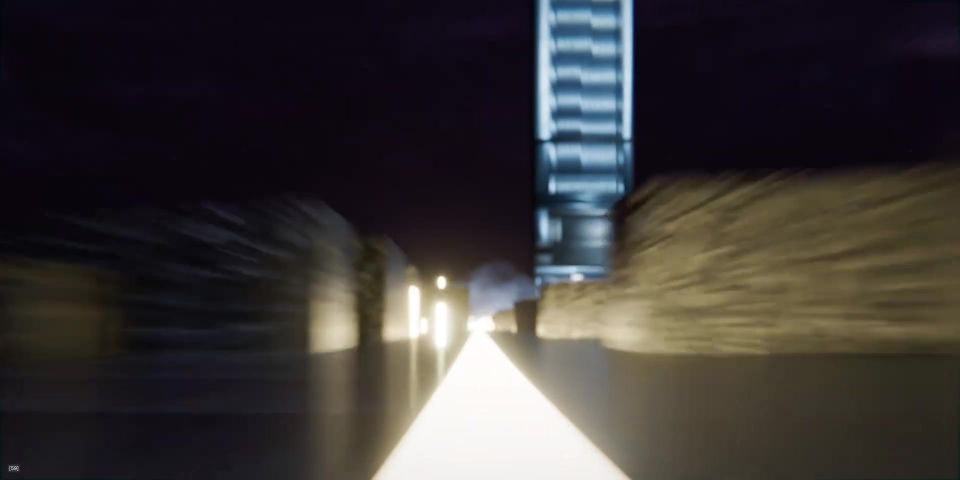
#> input picture shots/server_to_hansa/refs/M4_datarun.jpg, 1920 x 960 px (shown at 1/2 size)
$ python -i metrics.py   (imports and definitions only)
#> lines starting #> are read from the running program, lines starting #| are printed output that depends on the picture
"""Look-agnostic image metrics — what to check is DERIVED from the reference.

The pipeline must generalise across shots that share nothing: a grey rack on a bare
floor, a green particle tower over a city, a street-level run. Enumerating "check glow
here, check the city there" per shot does not scale and is exactly the knowledge nobody
has up front.

So: compute the SAME vector on the reference and on the render, and let the deltas say
what matters. A metric where the reference is unremarkable tells you nothing; a metric
where the render diverges hard is the defect, whatever the subject happens to be.

Every metric here was added because it caught a real defect by hand:

    exposure_mean     barrel_roll M1 rendered mean 81 against a measured target of 53
                      and no critic mentioned it in any round
    halation          server_to_hansa M2 type had a 5.6x glow:core halo (ref 3.3x)
                      while the city had none — one bloom setting, two wrong answers
    detail            M5 gradient energy 2.72 vs ref 3.99: everything one smooth shape
    points            M5 horizon had 26 distinct lights; the reference has 114
    chroma_spread     every window the same colour (sigma 0.37) vs a real mix (16.4)
    streak_continuity fast motion ghosting into discrete copies instead of smearing,
                      on BOTH shots — a render setting, not a shot bug
    structure_*       flat fog-wall skies vs wispy structured cloud
"""

from __future__ import annotations

import os
from dataclasses import dataclass

from PIL import Image

# metric -> (relative tolerance, blocking?, human hint about which direction is "more")
SPEC: dict[str, tuple[float, bool, str]] = {
    "exposure_mean":     (0.30, True,  "overall brightness"),
    "clipped_pct":       (0.50, False, "blown highlights"),
    "black_pct":         (0.30, False, "crushed blacks"),
    "detail":            (0.35, True,  "high-frequency detail at every scale"),
    "points":            (0.50, True,  "distinct small light sources"),
    "halation":          (0.50, False, "glow spread around hot cores"),
    "halation_top":      (0.55, False, "glow spread, upper third"),
    "halation_mid":      (0.55, False, "glow spread, middle third"),
    "halation_bot":      (0.55, False, "glow spread, lower third"),
    "chroma_spread":     (0.50, False, "colour variety among lit elements"),
    "streak_continuity": (0.45, False, "smooth motion smear vs discrete ghost copies"),
    "detail_top":        (0.40, False, "detail in the upper third (sky/cloud structure)"),
    "detail_mid":        (0.40, False, "detail in the middle third"),
    "detail_bot":        (0.40, True,  "detail in the lower third (ground/city mass)"),
    "points_top":        (0.60, False, "light sources in the upper third"),
    "points_mid":        (0.60, False, "light sources in the middle third"),
    "points_bot":        (0.60, True,  "light sources in the lower third (city/horizon)"),
    "structure_top":     (0.45, False, "texture/structure in the upper third"),
    "structure_mid":     (0.45, False, "texture/structure in the middle third"),
    "structure_bot":     (0.45, False, "texture/structure in the lower third"),
}


def _prep(im: Image.Image, width: int = 960) -> Image.Image:
    if im.width != width:
        im = im.resize((width, max(1, round(im.height * width / im.width))))
    return im


# [15 lines left out: function look_pair, not called in this run]


# Reference plates do not change during a run, yet their metrics were recomputed on every
# comparison — refs/f100_city.jpg was re-derived ~6 times inside a single layer, each pass
# a full per-pixel walk. Keyed on (realpath, mtime_ns, size, width) so an edited or swapped
# plate is never served from a stale entry: silently comparing against the PREVIOUS version
# of a reference would be a far worse bug than the work this saves.
_VEC_CACHE: dict[tuple, dict[str, float]] = {}
_VEC_CACHE_MAX = 64


def look_vector(img: Image.Image | str, width: int = 960) -> dict[str, float]:
    """The full look vector for one frame. Resolution-normalised so a 1920x1080 render
    and a 1920x960 reference grab are comparable."""
#> called with width = 960
    key = None
    if isinstance(img, str):
        try:
            st = os.stat(img)
            key = (os.path.realpath(img), st.st_mtime_ns, st.st_size, width)
        except OSError:
            key = None                  # unreadable — let the open() below raise properly
        if key is not None and key in _VEC_CACHE:
            return dict(_VEC_CACHE[key])   # a copy; callers mutate look vectors
    im = _prep(Image.open(img).convert("RGB") if isinstance(img, str) else img.convert("RGB"), width)
#> in _prep, `im = im.resize((width, max(1, round(im.height * width / im.width))))`:
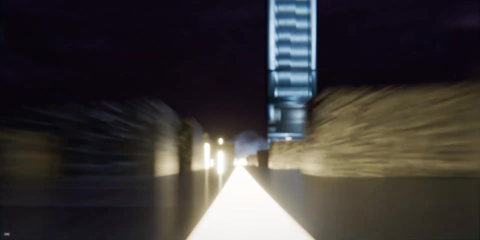
#> im: PIL image 960x480 RGB (shown at 1/2 size); mean R, G, B 58.9, 55.1, 54.2
    g = im.convert("L")
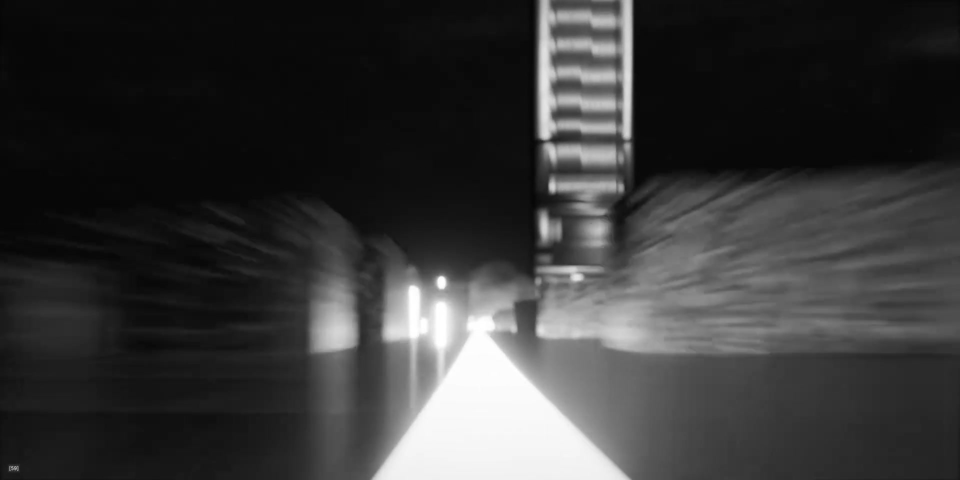
#> g: PIL image 960x480 L; min 5, max 255, mean 56.1
    W, H = g.size
    gp, cp = g.load(), im.load()
    n_px = W * H

    total = clipped = black = 0
    for y in range(0, H, 2):
        for x in range(0, W, 2):
            v = gp[x, y]
            total += v
            if v >= 250: clipped += 1
            elif v <= 4: black += 1
#> after the loop, black = 0; clipped = 1382; total = 6450563
    n = (H // 2 + H % 2) * (W // 2 + W % 2)
    out = {"exposure_mean": total / n,
           "clipped_pct": 100 * clipped / n,
           "black_pct": 100 * black / n}
#> out = {'exposure_mean': 55.99, 'clipped_pct': 1.2, 'black_pct': 0}

    # band structure (local variation per horizontal third)
    for name, (y0, y1) in (("top", (0, H // 3)), ("mid", (H // 3, 2 * H // 3)),
                           ("bot", (2 * H // 3, H))):
        vals = [gp[x, y] for y in range(y0, y1, 2) for x in range(0, W, 2)]
        m = sum(vals) / max(len(vals), 1)
        out[f"structure_{name}"] = (sum((v - m) ** 2 for v in vals) / max(len(vals), 1)) ** 0.5
#> this loop made 3 passes
#> m on passes 1 to 3: 22.76, 55.55, 89.67
#> after the loop, out = {'exposure_mean': 55.99, 'clipped_pct': 1.2, 'black_pct': 0, 'structure_top': 40.95, 'structure_mid': 46.77, 'structure_bot': 74.82}

    # detail: mean absolute gradient — one number for "is there information here"
    gx = gy = 0
    cnt = 0
    for y in range(0, H - 1, 2):
        for x in range(0, W - 1, 2):
            v = gp[x, y]
            gx += abs(gp[x + 1, y] - v); gy += abs(gp[x, y + 1] - v); cnt += 1
#> after the loop, cnt = 115200; gx = 93047; gy = 120137
    out["detail"] = (gx + gy) / max(cnt, 1)
    # Per-band detail and points. Whole-frame averages hide regional failures: M5's
    # horizon has 26 lights against the reference's 114, but our bright tower lifts the
    # frame average enough that nothing tripped until the bands were split out.
    for name, (y0, y1) in (("top", (0, H // 3)), ("mid", (H // 3, 2 * H // 3)),
                           ("bot", (2 * H // 3, H))):
        bg = bn = 0
        for y in range(y0, max(y0 + 1, y1 - 1), 2):
            for x in range(0, W - 1, 2):
                v = gp[x, y]
                bg += abs(gp[x + 1, y] - v) + abs(gp[x, y + 1] - v); bn += 1
        out[f"detail_{name}"] = bg / max(bn, 1)
        bp = 0
        for y in range(max(y0, 1), min(y1, H - 1)):
            for x in range(1, W - 1):
                v = gp[x, y]
                if v > 180 and v >= gp[x - 1, y] and v > gp[x + 1, y] \
                   and v >= gp[x, y - 1] and v > gp[x, y + 1]:
                    bp += 1
        out[f"points_{name}"] = bp * 1e6 / max((y1 - y0) * W, 1)
#> after the loop, out = 13 items
    # streak_continuity: horizontal smear kills HORIZONTAL gradients but keeps vertical
    # ones. Discrete ghost copies have hard vertical edges, so gx stays high. <1 = smeared.
    out["streak_continuity"] = gx / max(gy, 1)

    # points: distinct bright local maxima per megapixel — "how many separate lights"
    pts = 0
    for y in range(1, H - 1):
        for x in range(1, W - 1):
            v = gp[x, y]
            if v > 180 and v >= gp[x - 1, y] and v > gp[x + 1, y] \
               and v >= gp[x, y - 1] and v > gp[x, y + 1]:
                pts += 1
#> after the loop, pts = 393
    out["points"] = pts * 1e6 / n_px

    # halation: glow area per unit of hot core
    hot = halo = 0
    for y in range(0, H, 2):
        for x in range(0, W, 2):
            v = gp[x, y]
            if v >= 240: hot += 1
            elif v >= 120: halo += 1
#> after the loop, halo = 11125; hot = 4833
    out["halation"] = halo / hot if hot else 0.0
    for name, (y0, y1) in (("top", (0, H // 3)), ("mid", (H // 3, 2 * H // 3)),
                           ("bot", (2 * H // 3, H))):
        bh = bl = 0
        for y in range(y0, y1, 2):
            for x in range(0, W, 2):
                v = gp[x, y]
                if v >= 240: bh += 1
                elif v >= 120: bl += 1
        out[f"halation_{name}"] = bl / bh if bh else 0.0
#> after the loop, out = 19 items

    # chroma_spread: colour variety among LIT pixels (all-one-colour windows -> ~0)
    rb = [cp[x, y][0] - cp[x, y][2] for y in range(0, H, 3) for x in range(0, W, 3)
          if gp[x, y] > 60]
#> rb = 17084 values, max 61 at index 6711, min -93 at index 102, mean 16.25
    if len(rb) > 8:
        m = sum(rb) / len(rb)
#> m = 16.25
        out["chroma_spread"] = (sum((v - m) ** 2 for v in rb) / len(rb)) ** 0.5
    else:
        out["chroma_spread"] = 0.0
    vec = {k: round(v, 3) for k, v in out.items()}
#> vec = 20 items
    if key is not None:
        if len(_VEC_CACHE) >= _VEC_CACHE_MAX:
            _VEC_CACHE.pop(next(iter(_VEC_CACHE)))     # plain FIFO; refs are few
        _VEC_CACHE[key] = dict(vec)
    return vec


# Below this absolute difference a metric gap is noise, whatever the ratio says.
_FLOOR: dict[str, float] = {
    "exposure_mean": 6.0, "clipped_pct": 1.0, "black_pct": 5.0,
    "detail": 0.5, "detail_top": 0.5, "detail_mid": 0.5, "detail_bot": 0.5,
    "points": 200.0, "points_top": 200.0, "points_mid": 200.0, "points_bot": 200.0,
    "halation": 0.5, "halation_top": 0.8, "halation_mid": 0.8, "halation_bot": 0.8,
    "chroma_spread": 3.0, "streak_continuity": 0.15,
    "structure_top": 4.0, "structure_mid": 4.0, "structure_bot": 4.0,
}


@dataclass
class Delta:
    key: str
    got: float
    ref: float
    rel: float          # signed relative deviation
    blocking: bool
    hint: str

    # [42 lines left out: functions __str__, compare, report, not called in this run]

>>> result = look_vector('../shots/server_to_hansa/refs/M4_datarun.jpg')
#> result = 20 items

$ run again, on shots/server_to_hansa/refs/M1_staging_server.jpg
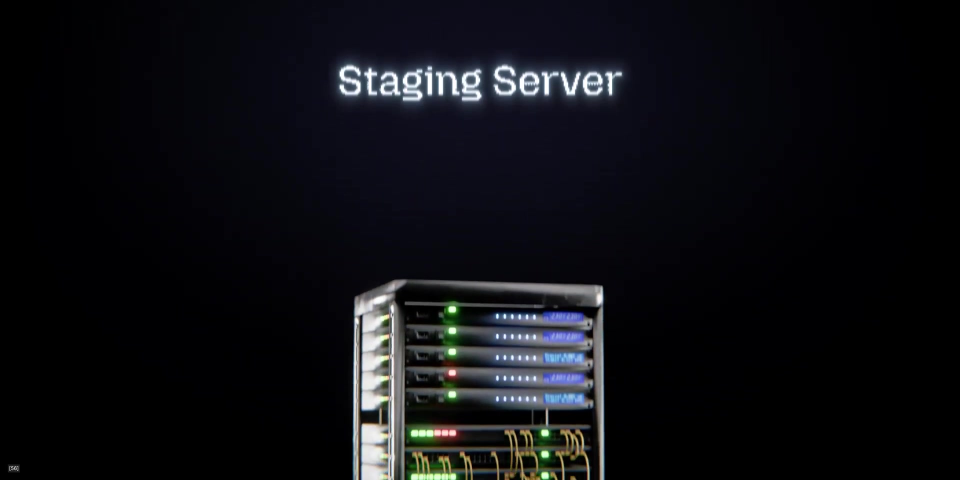
#> input picture shots/server_to_hansa/refs/M1_staging_server.jpg, 1920 x 960 px (shown at 1/2 size)
#> in _prep, `im = im.resize((width, max(1, round(im.height * width / im.width))))`:
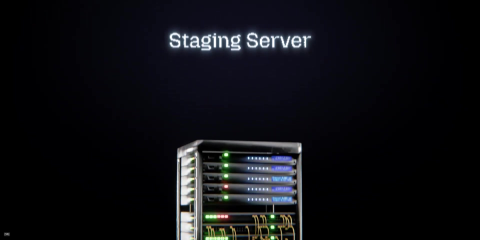
#> im: PIL image 960x480 RGB (shown at 1/2 size); mean R, G, B 14.4, 15, 19.1
#> in look_vector, `g = im.convert("L")`:
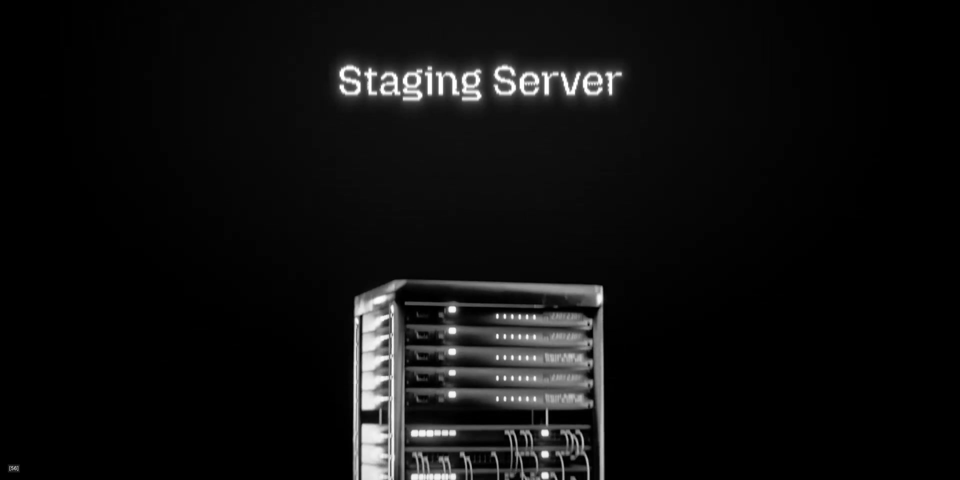
#> g: PIL image 960x480 L; min 0, max 255, mean 15.2
#> after the loop in look_vector, `for y in range(0, H, 2):`: black = 63011; clipped = 223; total = 1744044
#> in look_vector, `out = {"exposure_mean": total / n, "clipped_pct": 100 * clipped / n, "..`: out = {'exposure_mean': 15.14, 'clipped_pct': 0.194, 'black_pct': 54.7}
#> the loop in look_vector, `for name, (y0, y1) in (("top", (0, H // 3)), ("mid", (H // 3, 2 * H //..` made 3 passes
#> m on passes 1 to 3: 14.87, 7.86, 22.69
#> after the loop in look_vector, `for name, (y0, y1) in (("top", (0, H // 3)), ("mid", (H // 3, 2 * H //..`: out = {'exposure_mean': 15.14, 'clipped_pct': 0.194, 'black_pct': 54.7, 'structure_top': 33.79, 'structure_mid': 21.92, 'structure_bot': 50.96}
#> after the loop in look_vector, `for y in range(0, H - 1, 2):`: cnt = 115200; gx = 185051; gy = 172159
#> after the loop in look_vector, `for name, (y0, y1) in (("top", (0, H // 3)), ("mid", (H // 3, 2 * H //..`: out = 13 items
#> after the loop in look_vector, `for y in range(1, H - 1):`: pts = 442
#> after the loop in look_vector, `for y in range(0, H, 2):`: halo = 3910; hot = 440
#> after the loop in look_vector, `for name, (y0, y1) in (("top", (0, H // 3)), ("mid", (H // 3, 2 * H //..`: out = 19 items
#> rb = 3982 values, max 94 at index 3611, min -125 at index 1233, mean -9.17
#> in look_vector, `m = sum(rb) / len(rb)`: m = -9.17
#> vec = 20 items

$ run again, on shots/server_to_hansa/refs/M2_inventory.jpg
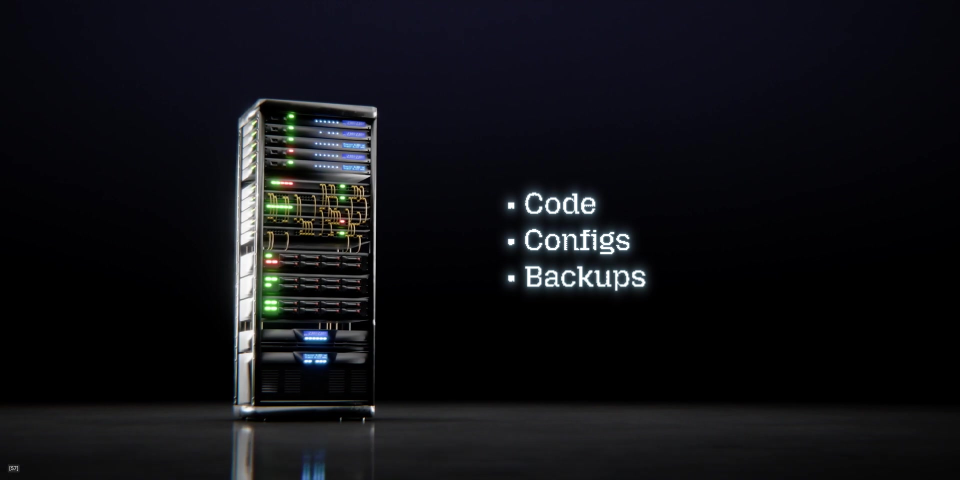
#> input picture shots/server_to_hansa/refs/M2_inventory.jpg, 1920 x 960 px (shown at 1/2 size)
#> in _prep, `im = im.resize((width, max(1, round(im.height * width / im.width))))`:
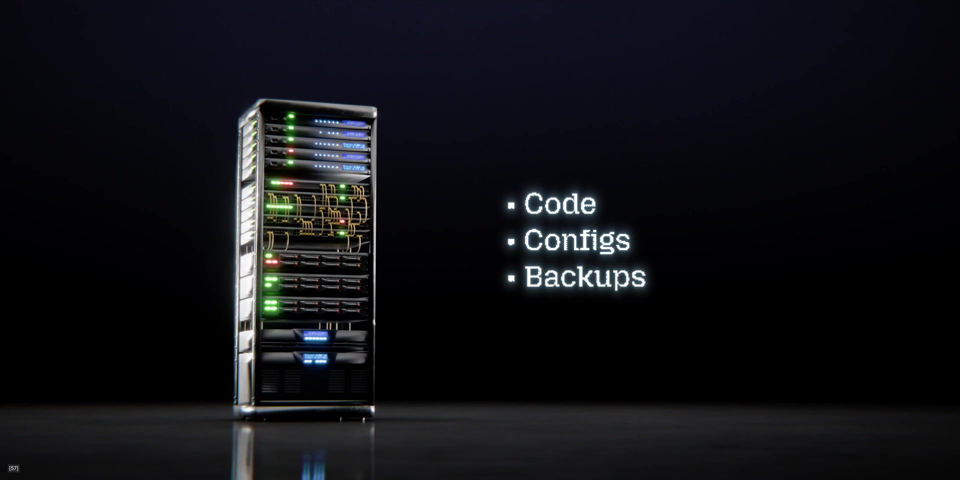
#> im: PIL image 960x480 RGB; mean R, G, B 16.6, 17.2, 21.5
#> after the loop in look_vector, `for y in range(0, H, 2):`: black = 39741; clipped = 272; total = 2004412
#> in look_vector, `out = {"exposure_mean": total / n, "clipped_pct": 100 * clipped / n, "..`: out = {'exposure_mean': 17.4, 'clipped_pct': 0.236, 'black_pct': 34.5}
#> the loop in look_vector, `for name, (y0, y1) in (("top", (0, H // 3)), ("mid", (H // 3, 2 * H //..` made 3 passes
#> m on passes 1 to 3: 15.59, 20.43, 16.18
#> after the loop in look_vector, `for name, (y0, y1) in (("top", (0, H // 3)), ("mid", (H // 3, 2 * H //..`: out = {'exposure_mean': 17.4, 'clipped_pct': 0.236, 'black_pct': 34.5, 'structure_top': 20.78, 'structure_mid': 47.44, 'structure_bot': 25.34}
#> after the loop in look_vector, `for y in range(0, H - 1, 2):`: cnt = 115200; gx = 215142; gy = 251897
#> after the loop in look_vector, `for name, (y0, y1) in (("top", (0, H // 3)), ("mid", (H // 3, 2 * H //..`: out = 13 items
#> after the loop in look_vector, `for y in range(1, H - 1):`: pts = 609
#> after the loop in look_vector, `for y in range(0, H, 2):`: halo = 2590; hot = 557
#> after the loop in look_vector, `for name, (y0, y1) in (("top", (0, H // 3)), ("mid", (H // 3, 2 * H //..`: out = 19 items
#> rb = 2915 values, max 98 at index 1779, min -136 at index 221, mean -5.06
#> in look_vector, `m = sum(rb) / len(rb)`: m = -5.06
#> vec = 20 items
